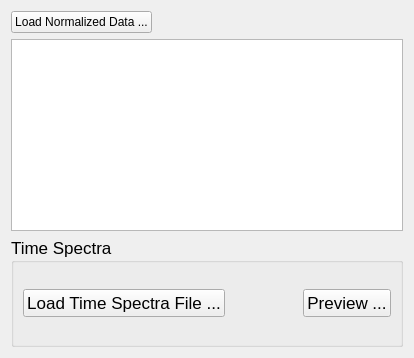
               <widget class="QWidget" name="layoutWidget">
                <layout class="QVBoxLayout" name="verticalLayout_12">
                 <item>
                  <layout class="QHBoxLayout" name="horizontalLayout_2">
                   <item>
                    <widget class="QPushButton" name="import_normalized_data">
                     <property name="sizePolicy">
                      <sizepolicy hsizetype="Fixed" vsizetype="Fixed">
                       <horstretch>0</horstretch>
                       <verstretch>0</verstretch>
                      </sizepolicy>
                     </property>
                     <property name="text">
                      <string>Load Normalized Data ...</string>
                     </property>
                    </widget>
                   </item>
                   <item>
                    <widget class="QLabel" name="normalized_folder">
                     <property name="text">
                      <string/>
                     </property>
                    </widget>
                   </item>
                   <item>
                    <spacer name="horizontalSpacer">
                     <property name="orientation">
                      <enum>Qt::Horizontal</enum>
                     </property>
                     <property name="sizeHint" stdset="0">
                      <size>
                       <width>40</width>
                       <height>20</height>
                      </size>
                     </property>
                    </spacer>
                   </item>
                  </layout>
                 </item>
                 <item>
                  <widget class="QListWidget" name="list_normalized">
                   <property name="editTriggers">
                    <set>QAbstractItemView::NoEditTriggers</set>
                   </property>
                   <property name="alternatingRowColors">
                    <bool>true</bool>
                   </property>
                   <property name="selectionMode">
                    <enum>QAbstractItemView::ExtendedSelection</enum>
                   </property>
                   <property name="selectionBehavior">
                    <enum>QAbstractItemView::SelectRows</enum>
                   </property>
                  </widget>
                 </item>
                 <item>
                  <widget class="QGroupBox" name="time_spectra_groupbox">
                   <property name="minimumSize">
                    <size>
                     <width>0</width>
                     <height>110</height>
                    </size>
                   </property>
                   <property name="maximumSize">
                    <size>
                     <width>16777215</width>
                     <height>110</height>
                    </size>
                   </property>
                   <property name="font">
                    <font>
                     <pointsize>13</pointsize>
                    </font>
                   </property>
                   <property name="title">
                    <string>Time Spectra</string>
                   </property>
                   <layout class="QVBoxLayout" name="verticalLayout_15">
                    <item>
                     <layout class="QHBoxLayout" name="horizontalLayout_7">
                      <item>
                       <widget class="QPushButton" name="import_time_spectra_button_2">
                        <property name="sizePolicy">
                         <sizepolicy hsizetype="Fixed" vsizetype="Fixed">
                          <horstretch>0</horstretch>
                          <verstretch>0</verstretch>
                         </sizepolicy>
                        </property>
                        <property name="text">
                         <string>Load Time Spectra File ...</string>
                        </property>
                       </widget>
                      </item>
                      <item>
                       <widget class="QLabel" name="time_spectra_folder_2">
                        <property name="sizePolicy">
                         <sizepolicy hsizetype="Preferred" vsizetype="Preferred">
                          <horstretch>0</horstretch>
                          <verstretch>0</verstretch>
                         </sizepolicy>
                        </property>
                        <property name="autoFillBackground">
                         <bool>false</bool>
                        </property>
                        <property name="text">
                         <string/>
                        </property>
                       </widget>
                      </item>
                      <item>
                       <widget class="QLabel" name="time_spectra_2">
                        <property name="text">
                         <string/>
                        </property>
                       </widget>
                      </item>
                      <item>
                       <spacer name="horizontalSpacer_6">
                        <property name="orientation">
                         <enum>Qt::Horizontal</enum>
                        </property>
                        <property name="sizeHint" stdset="0">
                         <size>
                          <width>40</width>
                          <height>20</height>
                         </size>
                        </property>
                       </spacer>
                      </item>
                      <item>
                       <widget class="QPushButton" name="preview_time_spectra_button_2">
                        <property name="sizePolicy">
                         <sizepolicy hsizetype="Fixed" vsizetype="Fixed">
                          <horstretch>0</horstretch>
                          <verstretch>0</verstretch>
                         </sizepolicy>
                        </property>
                        <property name="text">
                         <string>Preview ...</string>
                        </property>
                       </widget>
                      </item>
                     </layout>
                    </item>
                   </layout>
                  </widget>
                 </item>
                </layout>
               </widget>
